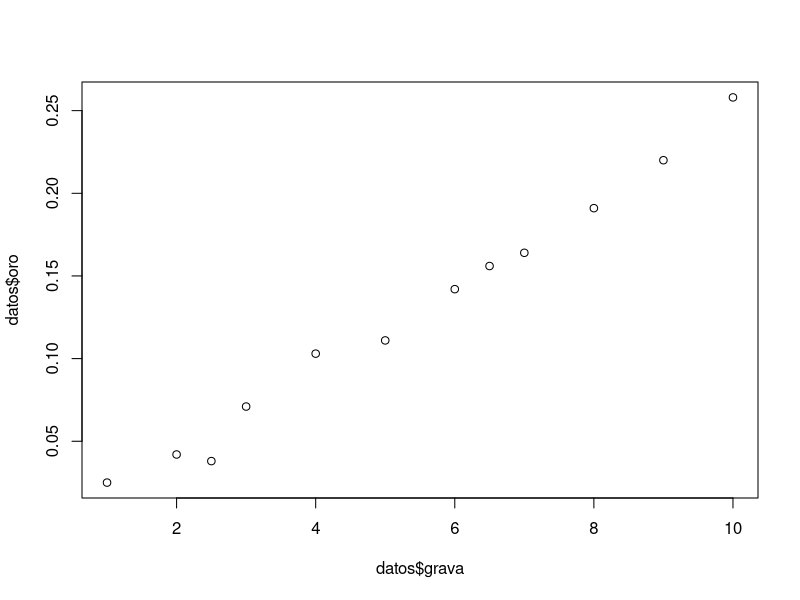

This chart was generated by the following R code:
datos <- read.table("oro.txt", header = T)
datos
library(tidyverse)

plot(datos$grava,datos$oro)

mean(datos$grava)
mean(datos$oro)

tabla <- datos %>%
  mutate(gr_dif_media = grava - mean(grava)) %>%
  mutate(gr_dif_media_2 = gr_dif_media^2) %>%
  mutate(oro_dif_media = oro - mean(oro)) %>% 
  mutate(oro_dif_media_2 = oro_dif_media^2) %>% 
  mutate(dif_grava_oro = gr_dif_media * oro_dif_media)

# para construir el numerador necesito la sumatoria de la columna
# dif_grava_oro y dividirla por n = 12

sum(tabla$dif_grava_oro)/12
numerador <- sum(tabla$dif_grava_oro)/12

# para el denominador necesito usar las columnas de las diferencias^2
# hago la sumatoria de cada una y a eso lo divido por n, multiplico
# y saco raíz cuadrada

sqrt((sum(tabla$gr_dif_media_2)/12)*(sum(tabla$oro_dif_media_2)/12))
denominador <- sqrt((sum(tabla$gr_dif_media_2)/12)*(sum(tabla$oro_dif_media_2)/12))

# el coeficiente de correlación es el resultado de la razón entre
# esos valores:

(coef_corr <- numerador/denominador)

# o uso función de correlación de Pearson en R
cor(datos$grava, datos$oro)
